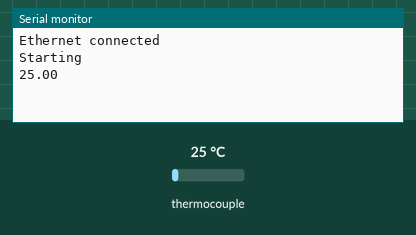
The sketch below on a simulated Arduino Mega 2560, built with avr-gcc and run on an emulated ATmega2560. Parts: the last lines printed to the serial monitor. The inputs (shaded band) are chosen by the test bench; at power-on: thermocouple 25 °C. WiFi joins after 1.5 s; servers stay silent unless stated; uploads are accepted with an empty reply.

Above: at 5.7 s.
5.8 s: thermocouple set to 6 °C
At 10.8 s:
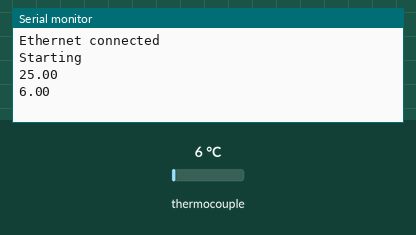
11.7 s: thermocouple set to 75 °C
At 16.4 s:
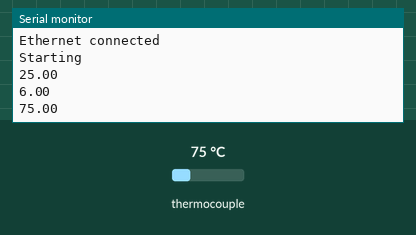
Timing chart, 0 to 17.9 s (numbered marks = the images above; inputs shaded):
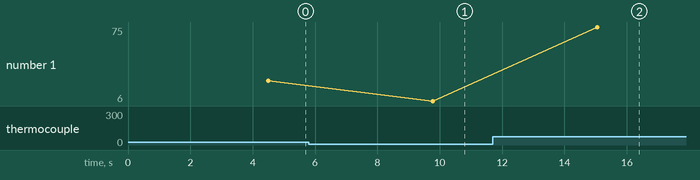

The sketch:

Test_07_Ethernet_and_MAX31865.ino
```cpp
#include <SPI.h>
#include <Ethernet.h>
#include <Wire.h>
#include <Adafruit_MAX31865.h>

EthernetClient client;
byte mac[] = { 0xDE, 0xAD, 0xBE, 0xEF, 0xFE, 0xEB };

IPAddress SERVER_NAME(192, 168, 0, 19);
int    SERVER_PORT = 8086;
String INFLUXDB_DATABASE = "arduino";
String INFLUXDB_USERNAME = "arduino";
String INFLUXDB_PASSWORD = "physics1234";
String HTTP_METHOD = "POST";


String SERVER_NAME_STR = String(SERVER_NAME[0]) + "." + SERVER_NAME[1] + "." + SERVER_NAME[2] + "." + SERVER_NAME[3] ;
String endPoint = "/write?db=" + INFLUXDB_DATABASE + "&u=" + INFLUXDB_USERNAME + "&p=" + INFLUXDB_PASSWORD;

String payload = "";  //data for HTTP Post;
char response_buffer[500];
int index = 0;
int response_code;

float Bfield_X;
float Bfield_Y;
float Bfield_Z;

//Adafruit_MAX31865 thermo = Adafruit_MAX31865(9);
Adafruit_MAX31865 thermo = Adafruit_MAX31865(9, 8, 7, 6);
float T;

// The value of the Rref resistor. Use 430.0 for PT100
#define RREF      430.0
// The 'nominal' 0-degrees-C resistance of the sensor, 100.0 for PT100
#define RNOMINAL  100.0

void setup() {
  delay(500);
  Serial.begin(57600);
  //pinMode(53, OUTPUT); // Needed for slave select SPI for Mega (not connected)
  pinMode(10, OUTPUT); // SPI SS pin for most Arduino models (need to connect)
  Ethernet.begin(mac); // Putting only mac here means dhcp will be used (and assigned ip address will appear in router table)
  if (Ethernet.begin(mac) == 0)
  {
    Serial.println("Failed to connect ethernet");
  }
  else {
    Serial.println("Ethernet connected");
  }

  delay(1000); // Allow ethernet chip time to initialise

  thermo.begin(MAX31865_4WIRE);  // initialize the sensor


  Serial.println("Starting");
}

// the loop function runs over and over again forever
void loop() {

  // Obtain magnetic field values
  Bfield_X = -5.63;
  Bfield_Y = 3.5;
  Bfield_Z = 2.000;
  T = thermo.temperature(RNOMINAL, RREF);

  Serial.println(T);

  // Construct InfluxDB payload
  String payload = "fluxgate BX=" + String(Bfield_X, 2) + ",BY=" + String(Bfield_Y, 2) + ",BZ=" + String(Bfield_Z, 2) + ",T=" + String(T, 2);

  // Send values to remote InfluxDB database
  response_code  = post_data_to_influxdb(payload); // Takes 25 ms to connect, post data, and read response

  // Check if successful
  if (response_code == 204) {
    Serial.println("SUCCESSFUL");
  } else if (response_code == 401) {
    Serial.println("UNAUTHORIZED");
  } else if (response_code == 400) {
    Serial.println("BAD REQUEST");
  }


  delay(5000);

}

int post_data_to_influxdb(String payload) {

  // Make a HTTP request to the InfluxDB server
  client.connect(SERVER_NAME, SERVER_PORT);
  while (!client.connected()) {
    // IMPLEMENT TIMEOUT HERE
  }

  client.println("POST " + endPoint + " HTTP/1.1");
  client.println("Host: " + SERVER_NAME_STR + ":" + String(SERVER_PORT));
  client.println("User-Agent: Arduino/1.6");
  client.println("Connection: close"); // It's possible to use "keep-alive" here instead
  client.println("Content-Type: application/x-www-form-urlencoded;");
  client.print("Content-Length: ");
  client.println(payload.length());
  client.println();
  client.println(payload);

  // Wait for a response from the server
  while (!client.available()) {
    // IMPLEMENT TIMEOUT HERE
  }

  // Read response from server (takes around 10 ms)
  while (client.available()) {
    char c = client.read();
    if (index < 499) {
      response_buffer[index] = c;
      index++;
      response_buffer[index] = '\0';
    }
  }

  //Serial.println(response_buffer);
  client.stop();

  // Return response code (204=success, 401=unauthorized, ... etc)
  String response_code_string = String(response_buffer[9]) + response_buffer[10] + response_buffer[11];
  return response_code_string.toInt();
}
```

Measured:
- after the input at 5.8 s, the serial monitor: prints a new line after 4.0 s (image 1)
- after the input at 11.7 s, the serial monitor: prints a new line after 3.4 s (image 2)
- plotted number 1: 25 → 6 after the input at 5.8 s, 6 → 75 after the input at 11.7 s
